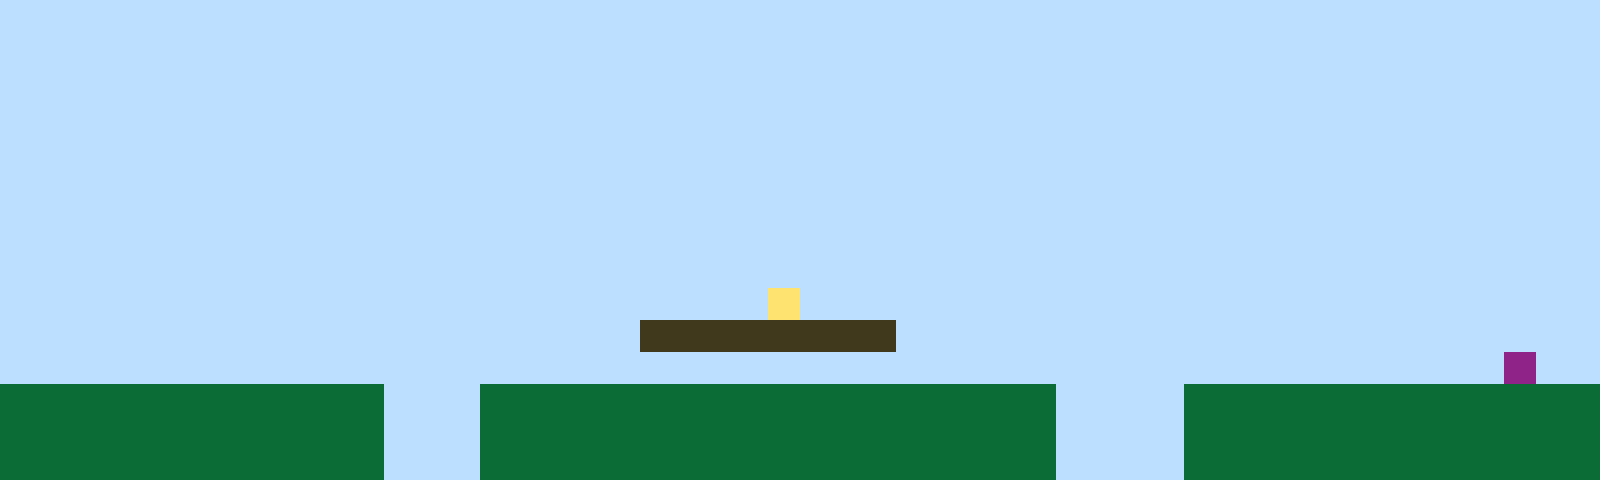

A level layout from a 2D game, rendered from its tile map. Below: a short description, then the map file with its tile-grid data intact:
An orthogonal 50x15 tile map with 32x32 px tiles, 1 tile layer (Tile Layer 1).

<map version="1.10" tiledversion="1.11.2" orientation="orthogonal" renderorder="right-up" width="50" height="15" tilewidth="32" tileheight="32" infinite="0" nextlayerid="2" nextobjectid="1"><editorsettings><export target="map1.csv" format="csv" /></editorsettings><tileset firstgid="1" name="sprites" tilewidth="32" tileheight="32" tilecount="6" columns="3"><image source="sprites.png" width="96" height="64" /></tileset><layer id="1" name="Tile Layer 1" width="50" height="15"><data encoding="csv">1,1,1,1,1,1,1,1,1,1,1,1,1,1,1,1,1,1,1,1,1,1,1,1,1,1,1,1,1,1,1,1,1,1,1,1,1,1,1,1,1,1,1,1,1,1,1,1,1,1,1,1,1,1,1,1,1,1,1,1,1,1,1,1,1,1,1,1,1,1,1,1,1,1,1,1,1,1,1,1,1,1,1,1,1,1,1,1,1,1,1,1,1,1,1,1,1,1,1,1,1,1,1,1,1,1,1,1,1,1,1,1,1,1,1,1,1,1,1,1,1,1,1,1,1,1,1,1,1,1,1,1,1,1,1,1,1,1,1,1,1,1,1,1,1,1,1,1,1,1,1,1,1,1,1,1,1,1,1,1,1,1,1,1,1,1,1,1,1,1,1,1,1,1,1,1,1,1,1,1,1,1,1,1,1,1,1,1,1,1,1,1,1,1,1,1,1,1,1,1,1,1,1,1,1,1,1,1,1,1,1,1,1,1,1,1,1,1,1,1,1,1,1,1,1,1,1,1,1,1,1,1,1,1,1,1,1,1,1,1,1,1,1,1,1,1,1,1,1,1,1,1,1,1,1,1,1,1,1,1,1,1,1,1,1,1,1,1,1,1,1,1,1,1,1,1,1,1,1,1,1,1,1,1,1,1,1,1,1,1,1,1,1,1,1,1,1,1,1,1,1,1,1,1,1,1,1,1,1,1,1,1,1,1,1,1,1,1,1,1,1,1,1,1,1,1,1,1,1,1,1,1,1,1,1,1,1,1,1,1,1,1,1,1,1,1,1,1,1,1,1,1,1,1,1,1,1,1,1,1,1,1,1,1,1,1,1,1,1,1,1,1,1,1,1,1,1,1,1,1,1,1,1,1,1,1,1,1,1,1,1,1,1,1,1,1,1,1,1,1,1,1,1,1,1,1,1,1,1,1,1,1,1,1,1,1,1,1,1,1,1,1,1,1,1,1,1,1,1,1,1,1,1,1,1,1,1,1,1,1,1,1,1,1,1,1,1,1,1,1,1,1,1,1,1,1,1,1,1,1,1,1,1,1,1,1,1,1,1,1,1,1,1,1,4,1,1,1,1,1,1,1,1,1,1,1,1,1,1,1,1,1,1,1,1,1,1,1,1,1,1,1,1,1,1,1,1,1,1,1,1,1,1,1,1,1,1,1,1,1,3,3,3,3,3,3,3,3,1,1,1,1,1,1,1,1,1,1,1,1,1,1,1,1,1,1,1,1,1,1,1,1,1,1,1,1,1,1,1,1,1,1,1,1,1,1,1,1,1,1,1,1,1,1,1,1,1,1,1,1,1,1,1,1,1,1,1,1,1,1,1,1,1,1,1,1,1,6,1,1,2,2,2,2,2,2,2,2,2,2,2,2,1,1,1,2,2,2,2,2,2,2,2,2,2,2,2,2,2,2,2,2,2,1,1,1,1,2,2,2,2,2,2,2,2,2,2,2,2,2,2,2,2,2,2,2,2,2,2,2,2,2,1,1,1,2,2,2,2,2,2,2,2,2,2,2,2,2,2,2,2,2,2,1,1,1,1,2,2,2,2,2,2,2,2,2,2,2,2,2,2,2,2,2,2,2,2,2,2,2,2,2,1,1,1,2,2,2,2,2,2,2,2,2,2,2,2,2,2,2,2,2,2,1,1,1,1,2,2,2,2,2,2,2,2,2,2,2,2,2</data></layer></map>
